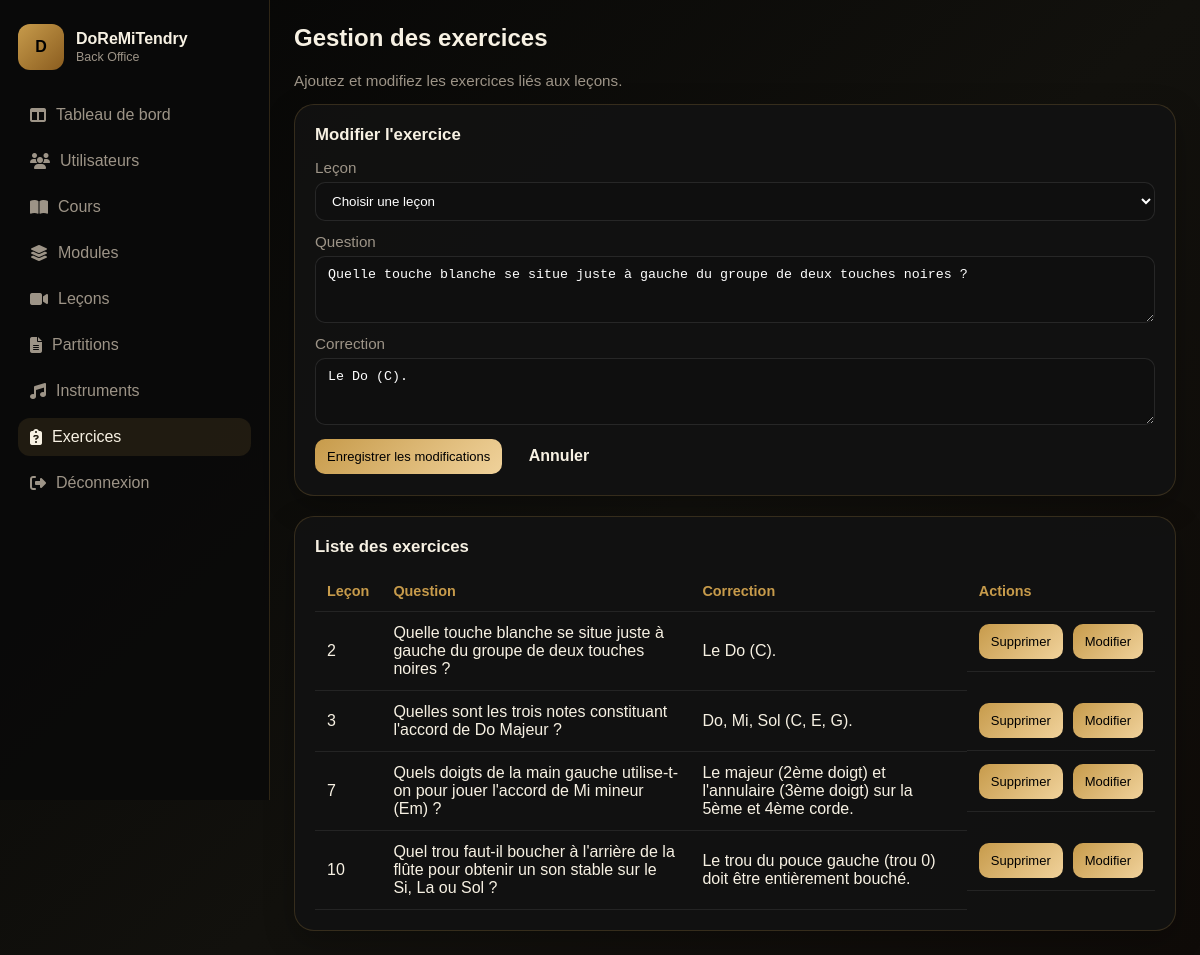
Screenshot of /admin/exercices.php?id=1 (signed in) with the database file from the repository.
### tables this page shows
CREATE TABLE IF NOT EXISTS exercices (
  id INT AUTO_INCREMENT PRIMARY KEY,
  lecon_id INT NOT NULL,
  question TEXT NOT NULL,
  correction TEXT,
  FOREIGN KEY (lecon_id) REFERENCES lecons(id)
);

### config/gestion/exercice.php (called while the page is built, shortened)
<?php
class exercice
{
    private PDO $db;
    public function __construct($db)
    {
        $this->db = $db;
    }
    public function getAll(): array
    {
        $sql = 'SELECT * FROM exercices';
        return $this->db->query($sql)->fetchAll(PDO::FETCH_ASSOC);
    }
    public function getById($id):?array
    {
        $sql = 'SELECT * FROM exercices WHERE id=?';
        $stmt = $this->db->prepare($sql);
        $stmt->execute([$id]);
        return $stmt->fetch(PDO::FETCH_ASSOC)?:null;
    }
}
?>

### admin/exercices.php (the view, shortened to what this page needs)
<?php
require_once __DIR__ . '/../config/db.php';
require_once __DIR__ . '/../config/gestion/exercice.php';
$ex = new exercice($pdo);
$editEx = null;
if (isset($_GET['id']) && is_numeric($_GET['id'])) {
    $editEx = $ex->getById((int)$_GET['id']);
}
$exercices = $ex->getAll();
?>
<!DOCTYPE html>
<html lang="fr">
<head>
  <link rel="stylesheet" href="admin.css" />
  <link rel="stylesheet" href="https://cdnjs.cloudflare.com/ajax/libs/font-awesome/6.7.2/css/all.min.css" />
</head>
<body>
  <div class="app-shell">
    <aside class="sidebar">
      <div class="brand">
        <div class="brand-mark">D</div>
        <div>
          <h1>DoReMiTendry</h1>
          <p>Back Office</p>
        </div>
      </div>
      <nav>
        <a href="dashboard.php"><i class="fa-solid fa-table-columns"></i> Tableau de bord</a>
        <a href="users.php"><i class="fa-solid fa-users"></i> Utilisateurs</a>
        <a href="courses.php"><i class="fa-solid fa-book-open"></i> Cours</a>
        <a href="modules.php"><i class="fa-solid fa-layer-group"></i> Modules</a>
        <a href="lecons.php"><i class="fa-solid fa-video"></i> Leçons</a>
        <a href="partitions.php"><i class="fa-solid fa-file-lines"></i> Partitions</a>
        <a href="instruments.php"><i class="fa-solid fa-music"></i> Instruments</a>
        <a href="exercices.php" class="active"><i class="fa-solid fa-clipboard-question"></i> Exercices</a>
        <a href="logout.php"><i class="fa-solid fa-right-from-bracket"></i> Déconnexion</a>
      </nav>
    </aside>
    <main class="main">
      <h2 style="margin-top:0;">Gestion des exercices</h2>
      <p class="muted">Ajoutez et modifiez les exercices liés aux leçons.</p>
      <section class="card" style="margin-bottom:20px;">
        <div class="section-title">
          <h3><?= $editEx ? 'Modifier l\'exercice' : 'Ajouter un exercice' ?></h3>
        </div>
        <form method="post">
          <div class="form-group">
            <label>Leçon</label>
            <select name="lecon_id" required>
              <option value="">Choisir une leçon</option>
            </select>
          </div>
          <div class="form-group">
            <label>Question</label>
            <textarea name="question" rows="3" required><?= htmlspecialchars($editEx['question'] ?? '') ?></textarea>
          </div>
          <div class="form-group">
            <label>Correction</label>
            <textarea name="correction" rows="3"><?= htmlspecialchars($editEx['correction'] ?? '') ?></textarea>
          </div>
          <button class="btn btn-gold" type="submit">
            <?= $editEx ? 'Enregistrer les modifications' : 'Créer l\'exercice' ?>
          </button>
          <?php if ($editEx): ?>
            <a href="exercices.php" class="btn" style="margin-left: 10px;">Annuler</a>
          <?php endif; ?>
        </form>
      </section>
      <section class="card">
        <div class="section-title">
          <h3>Liste des exercices</h3>
        </div>
        <table class="table">
          <thead>
            <tr>
              <th>Leçon</th>
              <th>Question</th>
              <th>Correction</th>
              <th>Actions</th>
            </tr>
          </thead>
          <tbody>
            <?php foreach ($exercices as $item): ?>
              <tr>
                <td><?= htmlspecialchars($item['lecon_id'] ?? '') ?></td>
                <td><?= htmlspecialchars($item['question'] ?? '') ?></td>
                <td><?= htmlspecialchars($item['correction'] ?? '') ?></td>
                <td class="action-btn">
                  <form method="POST" style="display:inline;">
                    <input type="submit" name="suppr" value="Supprimer" class="btn btn-gold" onclick="return confirm('Confirmer la suppression ?')">
                  </form>
                  <a href="exercices.php?id=<?= $item['id'] ?>" class="btn btn-gold">Modifier</a>
                </td>
              </tr>
            <?php endforeach; ?>
          </tbody>
        </table>
      </section>
    </main>
  </div>
</body>
</html>

### admin/admin.css (style rules this page uses)
:root { --bg: #060606; --panel: #121212; --panel-2: #171717; --text: #f7f1e3; --muted: #9d9487; --gold: #c79b4b; --gold-deep: #8b5d1f; --border: rgba(199, 155, 75, 0.2); }
* { box-sizing: border-box; }
body { margin: 0; font-family: 'Poppins', sans-serif; background: linear-gradient(135deg, #050505, #12110d 55%, #0f0b08); color: var(--text); }
a { text-decoration: none; color: inherit; }
.app-shell { display:flex; min-height:100vh; }
.sidebar { width: 270px; background: rgba(10,10,10,.96); border-right:1px solid var(--border); padding:24px 18px; display:flex; flex-direction:column; gap:20px; position:sticky; top:0; height:100vh; }
.brand { display:flex; align-items:center; gap:12px; }
.brand-mark { width:46px; height:46px; border-radius:12px; background:linear-gradient(135deg, var(--gold), var(--gold-deep)); color:#000; display:grid; place-items:center; font-weight:700; }
.brand h1 { font-size:1rem; margin:0; }
.brand p { margin:2px 0 0; color:var(--muted); font-size:.78rem; }
.sidebar nav { display:flex; flex-direction:column; gap:8px; margin-top:6px; }
.sidebar a { display:flex; align-items:center; gap:10px; padding:10px 12px; border-radius:12px; color:var(--muted); transition:.2s ease; }
.sidebar a:hover, .sidebar a.active { background:rgba(199,155,75,.12); color:var(--text); }
.main { flex:1; padding:24px; }
.hero, .card, .stat-card { background:rgba(18,18,18,.9); border:1px solid var(--border); border-radius:20px; box-shadow:0 10px 30px rgba(0,0,0,.25); }
.card { padding:20px; }
.section-title { display:flex; justify-content:space-between; align-items:center; margin-bottom:14px; }
.section-title h3 { margin:0; font-size:1.05rem; }
.table { width:100%; border-collapse:collapse; margin-top:12px; }
.table th, .table td { padding:12px; text-align:left; border-bottom:1px solid rgba(255,255,255,.08); }
.table th { color:var(--gold); font-size:.9rem; }
.form-group { display:flex; flex-direction:column; gap:6px; margin-bottom:12px; }
.form-group label { color:var(--muted); font-size:.95rem; }
.form-group input, .form-group select, .form-group textarea { padding:10px 12px; border-radius:10px; border:1px solid rgba(255,255,255,.1); background:#0f0f0f; color:#fff; }
.btn { display:inline-block; padding:10px 12px; border-radius:10px; border:none; cursor:pointer; font-weight:600; }
.btn-gold { background:linear-gradient(135deg, var(--gold), #f0d29b); color:#000; font-size: small; font-weight: 500; }
.muted { color:#9d9487; font-size:.95rem; }
.action-btn { display:flex; flex-direction:row; gap: 10px; }

### rows the page displays
exercices: question "Quelle touche blanche se situe juste à gauche du groupe de deux touches noires ?", correction "Le Do (C).", lecon "2"
exercices: lecon "3", question "Quelles sont les trois notes constituant l'accord de Do Majeur ?", correction "Do, Mi, Sol (C, E, G)."
exercices: lecon "7", question "Quels doigts de la main gauche utilise-t-on pour jouer l'accord de Mi mineur (Em) ?", correction "Le majeur (2ème doigt) et l'annulaire (3ème doigt) sur la 5ème et 4ème corde."
exercices: lecon "10", question "Quel trou faut-il boucher à l'arrière de la flûte pour obtenir un son stable sur le Si, La ou Sol ?", correction "Le trou du pouce gauche (trou 0) doit être entièrement bouché."
